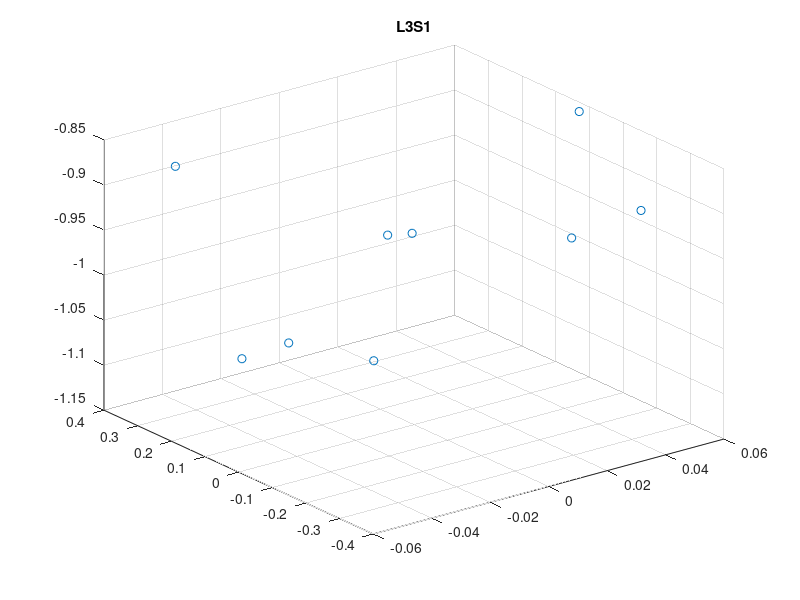
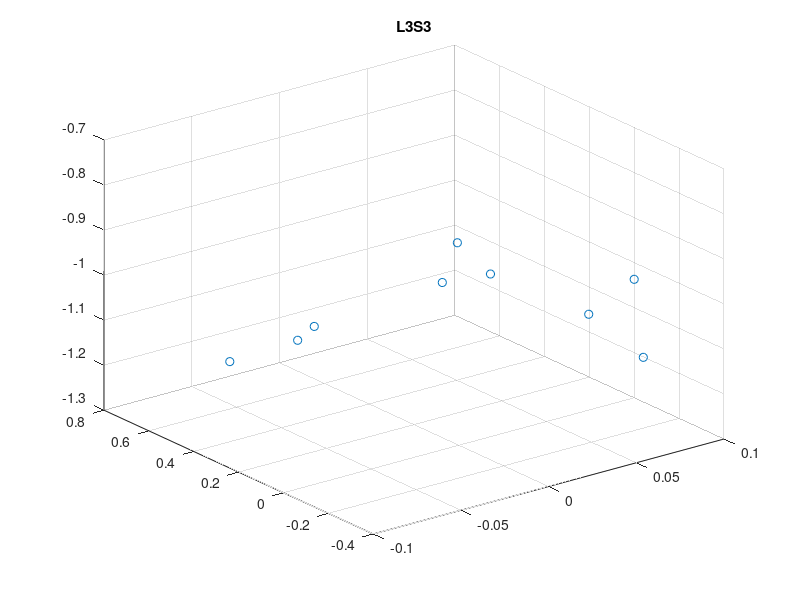
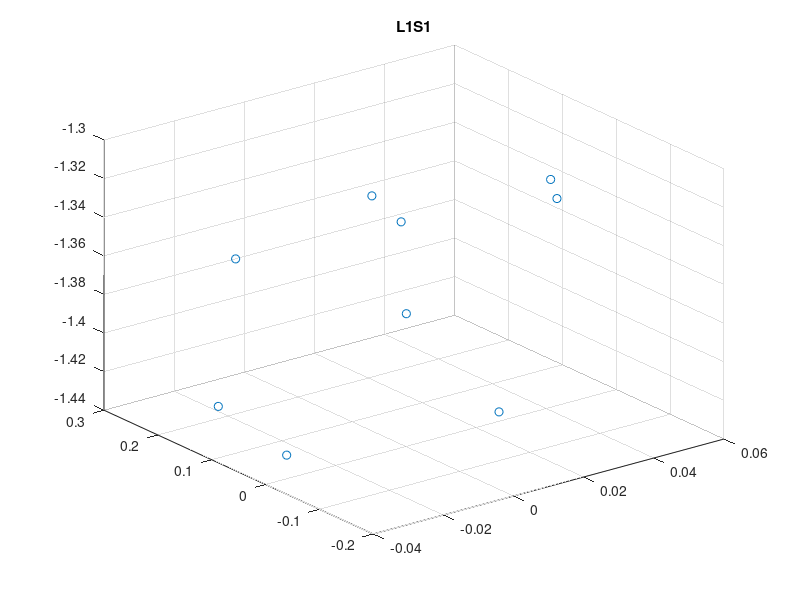
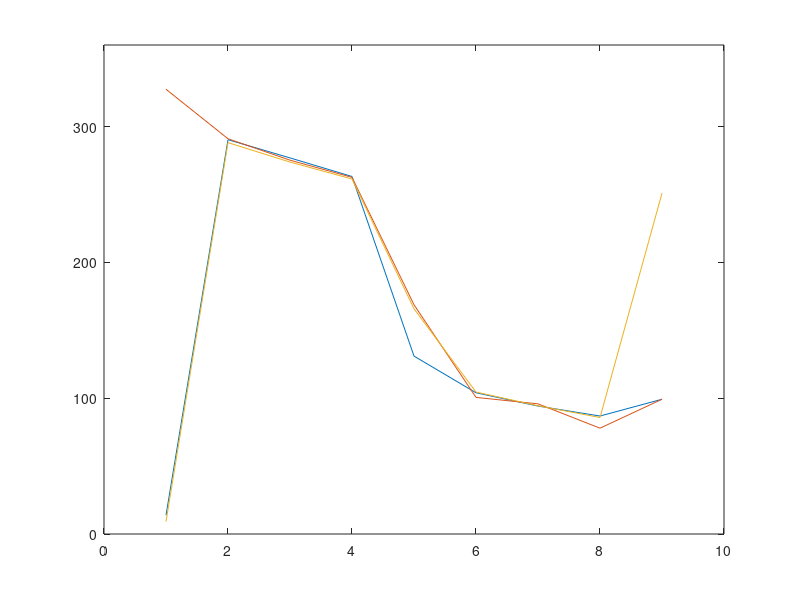

Reproduce these figures in MATLAB, in order.
clear, clc, close all

load('DKLsubset.mat', 'DKLsubset')
size(DKLsubset)

DKL_L3S1 = DKLsubset(:,:,73,32);
DKL_L3S3 = DKLsubset(:,:,73,52);
DKL_L1S1 = DKLsubset(:,:,53,32);

figure, scatter3(DKL_L3S1(2,:),DKL_L3S1(3,:),DKL_L3S1(1,:))
title('L3S1')
% saturation looks a little higher than anticipated for this one, compared
% to the others...

figure, scatter3(DKL_L3S3(2,:),DKL_L3S3(3,:),DKL_L3S3(1,:))
title('L3S3')

figure, scatter3(DKL_L1S1(2,:),DKL_L1S1(3,:),DKL_L1S1(1,:))
title('L1S1')

%%

DKL_hue_angles(1,:) = rad2deg(cart2pol(DKL_L3S1(2,:),DKL_L3S1(3,:))); 
DKL_hue_angles(2,:) = rad2deg(cart2pol(DKL_L3S3(2,:),DKL_L3S3(3,:))); 
DKL_hue_angles(3,:) = rad2deg(cart2pol(DKL_L1S1(2,:),DKL_L1S1(3,:))); 
DKL_hue_angles(DKL_hue_angles<0) = 360 + DKL_hue_angles(DKL_hue_angles<0);

figure, plot(DKL_hue_angles')
ylim([0,360])